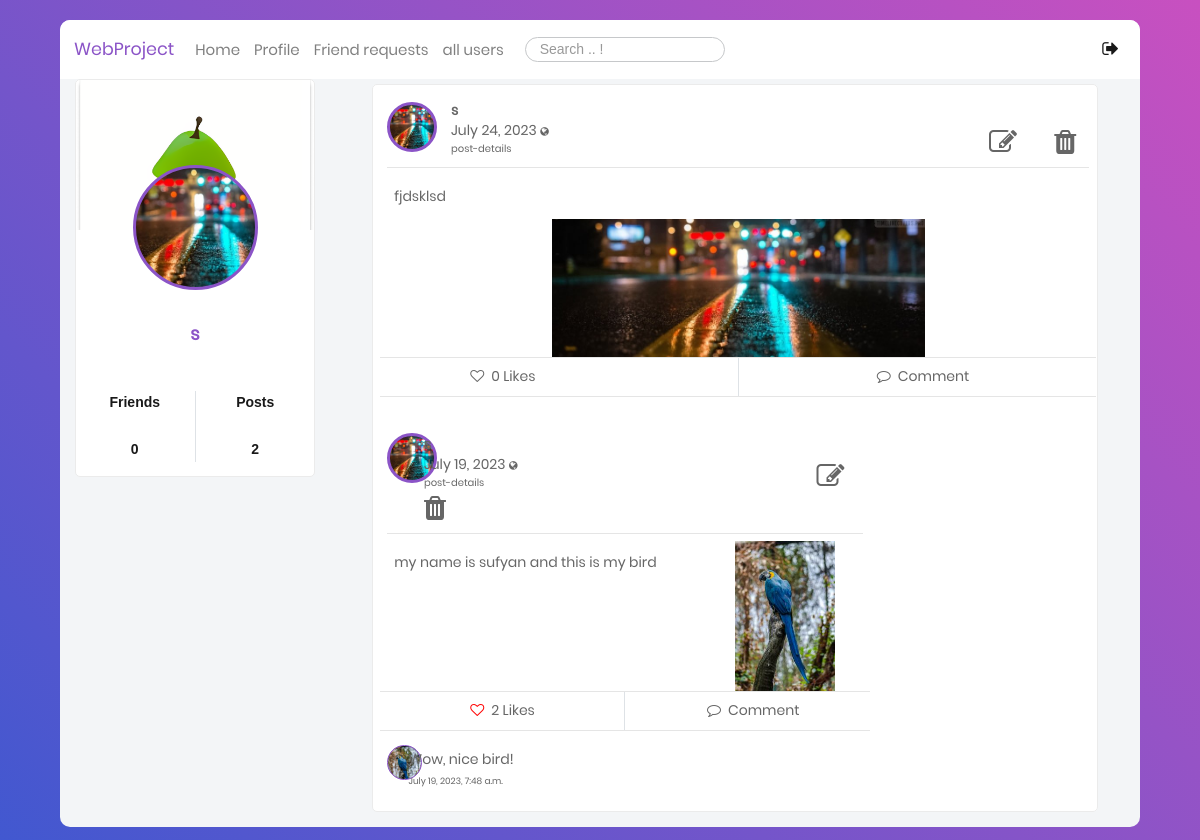
Screenshot of /79868f2e-1f00-11ee-befa-10f00549102d/ (signed in) with the database file from the repository.
### users/models.py (models this page shows, shortened)
class Profile(models.Model):
    user = models.OneToOneField(User, on_delete=models.CASCADE)
    image = models.ImageField(default='default.jpg', upload_to='profile_pics')
    bgimage = models.ImageField(default='default.jpg', upload_to='bg_pics')
    friends = models.ManyToManyField(User, blank=True, related_name='friends')
    slug = models.SlugField(unique=True,default=uuid.uuid1)
    forget_password_token= models.CharField(max_length=100)
    updated = models.DateTimeField( auto_now=True)
    created = models.DateTimeField( auto_now_add=True)
    objects = ProfileManager()
    def get_friends_no(self):
        return self.friends.all().count()
    def get_posts_no(self):
        return self.posts.all().count()
    def get_all_authors_posts(self):
        return self.posts.all()

### blog/models.py (models this page shows, shortened)
class Post(models.Model):
    content = models.TextField()
    date_posted = models.DateTimeField(default = timezone.now)
    author = models.ForeignKey(User,on_delete=models.CASCADE)
    post_image = models.ImageField(null=True, blank=True, upload_to="images/")
    liked = models.ManyToManyField(Profile, blank=True, related_name='likes')
    updated = models.DateTimeField( auto_now=True)
    created = models.DateTimeField( auto_now_add=True)
    author = models.ForeignKey(Profile, on_delete=models.CASCADE, related_name='posts')
    def num_likes(self):
        return self.liked.all().count()
    class Meta:
        ordering = ('-created',)

class Comment(models.Model):
    user = models.ForeignKey(Profile, on_delete=models.CASCADE)
    post = models.ForeignKey(Post, on_delete=models.CASCADE)
    body = models.CharField(max_length=300)
    liked = models.ManyToManyField(Post, blank=True, related_name='likes')
    updated = models.DateTimeField(auto_now=True)
    created = models.DateTimeField(auto_now_add=True)

### users/views.py (the view)
# urls.py: path('<slug>/', views.ProfileDetailView.as_view(), name="profile-detail-view"),
class ProfileDetailView(LoginRequiredMixin, DetailView):
    model = Profile
    template_name = "users/detail.html"
    def get_context_data(self, **kwargs):
        context = super().get_context_data(**kwargs)
        user = User.objects.get(username__iexact=self.request.user)
        profile = Profile.objects.get(user=user)
        rel_r = Relationship.objects.filter(sender=profile)
        rel_s = Relationship.objects.filter(receiver=profile)
        rel_receiver = []
        rel_sender = []
        for item in rel_r:
            rel_receiver.append(item.receiver.user)
        for item in rel_s:
            rel_sender.append(item.sender.user)
        context["rel_receiver"] = rel_receiver
        context["rel_sender"] = rel_sender
        context["posts"] = self.get_object().get_all_authors_posts()
        context["len_posts"] = (
            True if len(self.get_object().get_all_authors_posts()) > 0 else False
        )
        context["profile"] = profile
        context["user"] = user
        return context

### users/templates/users/detail.html (shortened to what this page needs)
{% extends 'blog/base.html' %}
{% block content %}
<div class="container mt-5" style="width:70%">
  <div class="row">
    <div class="col">
      <div class="main-block">
<div class="ui grid" style="padding-left: 5%;">
    <br>
    <div class="row">
            {% if len_posts %}
                {% include 'users/post-list2.html' %}
            {% endif %}
    </div>
</div></div></div></div></div>
{% endblock content %}

### blog/templates/blog/base.html (shortened to what this page needs)
{% load static %}
<!DOCTYPE html>
<html class="no-js" lang="en">
  <head>
             <link
      rel="stylesheet"
      type="text/css"
      href="https://cdnjs.cloudflare.com/ajax/libs/semantic-ui/2.2.14/semantic.min.css"
    />
    <link
      rel="stylesheet"
      href="{% static 'blog/css/vendor/bootstrap.min.css' %} "
    />
    <link
      rel="stylesheet"
      href="{% static 'blog/css/vendor/font-awesome.min.css' %}"
    />
    <link rel="stylesheet" href="{% static 'blog/css/vendor/animate.css' %}" />
    <link
      rel="stylesheet"
      href="{% static 'blog/css/vendor/hamburgers.min.css' %}"
    />
    <link rel="stylesheet" href="{% static 'blog/css/util.css' %}" />
    <link rel="stylesheet" href="{% static 'blog/css/normalize.css' %}" />
    <link rel="stylesheet" href="{% static 'blog/css/main.css' %}" />
  </head>
  <body>
    <div class="limiter">
      <div class="container-login100" style="align-items: flex-start;">
        <div class="wrap-main">
          <div class="container-fluid">
            <div class="row">
              <nav class="navbar navbar-expand-lg navbar-light bgwhite">
                <a
                  class="navbar-brand ProjectColor"
                  href="{% url 'blog-home' %}"
                  >WebProject</a
                >
                <div
                  class="collapse navbar-collapse"
                  id="navbarSupportedContent"
                >
                  <ul class="navbar-nav mr-auto">
                    <li class="nav-item ">
                      <a class="nav-link fs-15" href="{% url 'blog-home' %}"
                        >Home <span class="sr-only">(current)</span></a
                      >
                    </li>
                    <li class="nav-item">
                      <a class="nav-link fs-15" href="{% url 'profile' %}"
                        >Profile</a
                      >
                    </li>
                    <li class="nav-item">
                      <a
                        class="nav-link fs-15"
                        href="{% url 'my-invites-view' %}"
                        >Friend requests</a
                      >
                    </li>
                    <li class="nav-item">
                      <a
                        class="nav-link fs-15"
                        href="{% url 'all-profiles-view' %}"
                        >all users</a
                      >
                    </li>
                    <li class="nav-item pt-2 pl-3">
                      <form
                        action="{% url 'search' %}"
                        method="POST"
                        id="search"
                      >
                        <input
                          type="search"
                          name="searched"
                          class="p-1 fs-14 pl-3 input-border"
                          placeholder="Search .. !"
                        />
                      </form>
                    </li>
                  </ul>
                  <div class="form-inline my-2 my-lg-0">
                    <ul class="navbar-nav mr-auto">
                      <li class="nav-item active">
                        <a
                          class="nav-link fs-18"
                          href="{% url 'blog-logout' %}"
                          data-toggle="tooltip"
                          data-placement="top"
                          ><i class="fa fa-sign-out" aria-hidden="true"></i
                        ></a>
                      </li>
                    </ul>
                  </div>
                </div>
              </nav>
              <div class="col-sm-3 mobile-hidden">
          <div class="main-block">
            <div
              class="coverPicture"
              style="background: url('{{ user.profile.bgimage.url }}');"
            ></div>
            <div
              class="profilePicture"
              style="background: url('{{ user.profile.image.url }}');"
            ></div>
            <div class="FullName text-center fs-18 ProjectColor">
              {{ user }}
            </div>
            <div class="row statistic text-center fs-16 p-3">
              <div class="col">
                <p>Friends</p>
                <br />
                <p>{{ user.profile.get_friends_no }}</p>
              </div>
              <div class="col border-left">
                <p>Posts</p>
                <br />
                <p>{{ user.profile.get_posts_no }}</p>
              </div>
            </div>
          </div>
        </div>
        {% block content %} {% endblock content %}
            </div>
          </div>
        </div>
      </div>
    </div>
  </body>
</html>

### users/templates/users/post-list2.html (shortened to what this page needs)
{% for post in posts %}
          <div class="main-block post-with-photo" style="border: none;" id="post-list">
            <div class="Post-Box">
              <div class="header row" style="width: 144%">
                <div class="col-1" style=" padding-top: 1%;">
                  <div class="pt-2 pl-2 d-inline-block">
                    <div
                      class="Profile-Picture"
                      style="background: url('{{ post.author.image.url }}') "
                    ></div>
                  </div>
                </div>
                <div class="col-8 p-l-0">
                  <div class="UserName d-inline-block mt-3" >
                    <p>
            <a
              href="{% url 'profile-detail-view' post.author.slug %}"
              class="font-weight-bold"
              >{{ post.author.user }}</a
            >
          </p>
                    <p class="lh-1-2">
                     {{ post.date_posted|date:"F d, Y" }}
                      <i
                        class="fa fa-globe fs-10"
                        data-toggle="tooltip"
                        data-placement="top"
                        title="Public"
                      ></i>
                      <br />
                      <a href=" {%url 'post-detail' post.id%} " class="fs-10"
                        >post-details</a
                      >
                    </p>
                  </div>
                 <div style="display: inline; padding-left: 60%">
            {% if request.user == post.author.user %}
            <a href="{% url 'post-update' post.pk %}" style="padding: 5%"
              ><i class="fa fa-edit fa-2x"></i
            ></a>
            <a href="{% url 'post-delete' post.pk %}"
              ><i class="fa fa-trash fa-2x" aria-hidden="true"></i
            ></a>
            {% endif %}
          </div>
                </div>
              </div>
              <hr class="m-2" />
    <div class="body row">
      <div class="details col">
        <p class="px-3" style="padding: 10px">{{ post.content }}</p>
      </div>
    {% if post.post_image %}
      <div style="text-align: center">
        <img
          src="{{ post.post_image.url }}"
          alt=""
          style="max-width: 50%; height: auto"
        />
      </div>
      {% endif %}
              </div>
              <hr class="mt-0 mb-0" />
              <div class="footer">
                <div class="row action-btn">
                  <div class="col">
                    <form method="POST" action="{% url 'like-post-view' %}">
                      {% if profile not in post.liked.all %}
                      <button
                        style="
                          background-color: transparent;
                          border: none;
                          box-shadow: none;
                        "
                        type="submit"
                      >
                        <p class="py-2 footer-btn" style="padding-left: 90px">
                          <i class="fa fa-heart-o" aria-hidden="true"></i>
                          <span class="px-1"> {{ post.num_likes }} Likes</span>
                        </p>
                      </button>
                      {% else %}
                      <button
                        style="
                          background-color: transparent;
                          border: none;
                          box-shadow: none;
                        "
                        type="submit"
                      >
                        <p class="py-2 footer-btn" style="padding-left: 90px">
                          <i
                            class="fa fa-heart-o"
                            aria-hidden="true"
                            style="color: red"
                          ></i>
                          <span class="px-1"> {{ post.num_likes }} Likes</span>
                        </p>
                      </button>
                      {% endif %}
                    </form>
                  </div>
                  <div class="col border-left">
                    <p class="py-2 footer-btn text-center">
                      <a href=" {%url 'post-detail' post.id%} "
                        ><i class="fa fa-comment-o" aria-hidden="true"></i>
                        <span class="px-1"> Comment</span></a
                      >
                    </p>
                  </div>
                </div>
                <hr class="mt-0 mb-2" />
                <div class="row comment-list">
                  {% for c in post.comment_set.all %}
                  <div class="add-comment col-12 pt-0">
                    <div class="row">
                      <div class="col-1" style="padding-right: 7%;">
                        <div class="pt-2 pl-2 d-inline-block">
                          <div
                            class="Profile-Picture-Comment"
                            style="background: url('{{ c.user.image.url }}'); "
                          ></div>
                        </div>
                      </div>
                      <div class="col-10 pl-0">
                        <div class="row pr-2 pt-2 pb-2 pl-0">
                          <div class="col pl-0">
                            <p class="pt-1 pl-2 pb-0 fs-14">{{c.body}}</p>
                            <p class="p-0 pl-2 fs-10">
                              <span class="fs-9">{{ c.created }}</span>
                            </p>
                          </div>
                        </div>
                      </div>
                    </div>
                  </div>
                  {% endfor %}
                </div>
                </div>
              </div>
            </div>
            {% endfor %}

### blog/static/blog/css/main.css (style rules this page uses)
* { margin: 0px; padding: 0px; box-sizing: border-box; }
body, html { height: 100%; font-family: Poppins-Regular, sans-serif; }
a { font-family: Poppins-Regular; font-size: 14px; line-height: 1.7; color: #666666; margin: 0px; transition: all 0.4s; -webkit-transition: all 0.4s; -o-transition: all 0.4s; -moz-transition: all 0.4s; }
p { font-family: Poppins-Regular; font-size: 14px; line-height: 1.7; color: #666666; margin: 0px; }
ul, li { margin: 0px; list-style-type: none; }
input { outline: none; border: none; }
button { outline: none !important; border: none; background: transparent; }
.limiter { width: 100%; margin: 0 auto; }
.container-login100 { width: 100%; min-height: 100vh; display: -webkit-box; display: -webkit-flex; display: -moz-box; display: -ms-flexbox; display: flex; flex-wrap: wrap; justify-content: center; align-items: flex-start; padding: 0; background: #9053c7; background: -webkit-linear-gradient(-135deg, #c850c0, #4158d0); background: -o-linear-gradient(-135deg, #c850c0, #4158d0); background: -moz-linear-gradient(-135deg, #c850c0, #4158d0); background: linear-gradient(-135deg, #c850c0, #4158d0); }
.wrap-main { width: 90%; background: #f3f5f7; border-radius: 10px; overflow: hidden; justify-content: space-between; margin-top: 20px; margin-bottom: 20px; }
nav { width: 100%; }
.main-block { background: #fff; border-radius: 5px; border: 1px solid #ebebeb; margin-bottom: 15px; }
.coverPicture { border-top-left-radius: 5px; -moz-border-radius-topleft: 5px; border-top-right-radius: 5px; -moz-border-radius-topright: 5px; height: 150px; background-size: cover !important; background-position: center top !important; }
.profilePicture { border-radius: 50%; height: 125px; width: 125px; margin: 0 auto; margin-top: -65px; border: 3px solid #8B54C7; background-size: cover !important; background-position: center top !important; }
.ProjectColor { color:#8B54C7 !important; }
.FullName { font-weight: 600; padding: 30px; }
.statistic p { font-weight: 600; color: rgba(0,0,0,.9); font-family: "Cairo", sans-serif !important; }
.Profile-Picture { border-radius: 50%; width: 50px; height: 50px; background-size: cover !important; background-position: top center !important; border: 3px solid #8B54C7; }
.Profile-Picture-Comment { border-radius: 50%; width: 35px; height: 35px; background-size: cover !important; background-position: top center !important; border: 1.5px solid #8B54C7; }
.footer-btn { cursor: pointer; }
.input-border { border-radius: 25px !important; border: 1px solid #c6c8ca !important; }
.mt-5 { margin-top: 5px !important; }

### rows the page displays
Post: author.image (picture), author.user "s", date_posted "July 24, 2023", content "fjdsklsd", post_image (picture), num_likes "0"
Post: author.image (picture), author.user "s", date_posted "July 19, 2023", content "my name is sufyan and this is my bird", post_image (picture), num_likes "2"
Comment: user.image (picture), body "Wow, nice bird!", created "July 19, 2023, 7:48 a.m."

### other values shown
{{ user }} "s"
{{ user.profile.get_friends_no }} "0"
{{ user.profile.get_posts_no }} "2"
